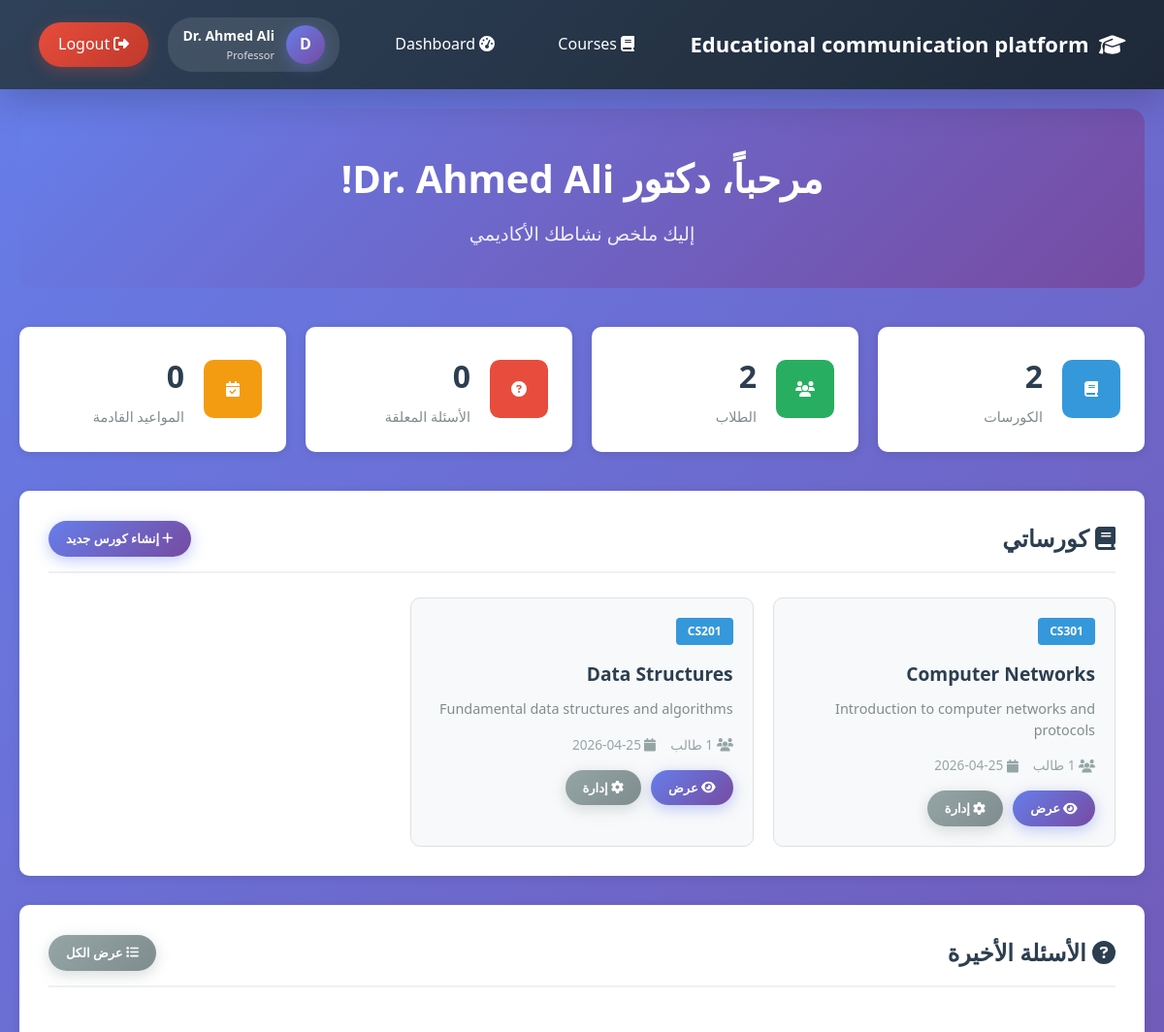
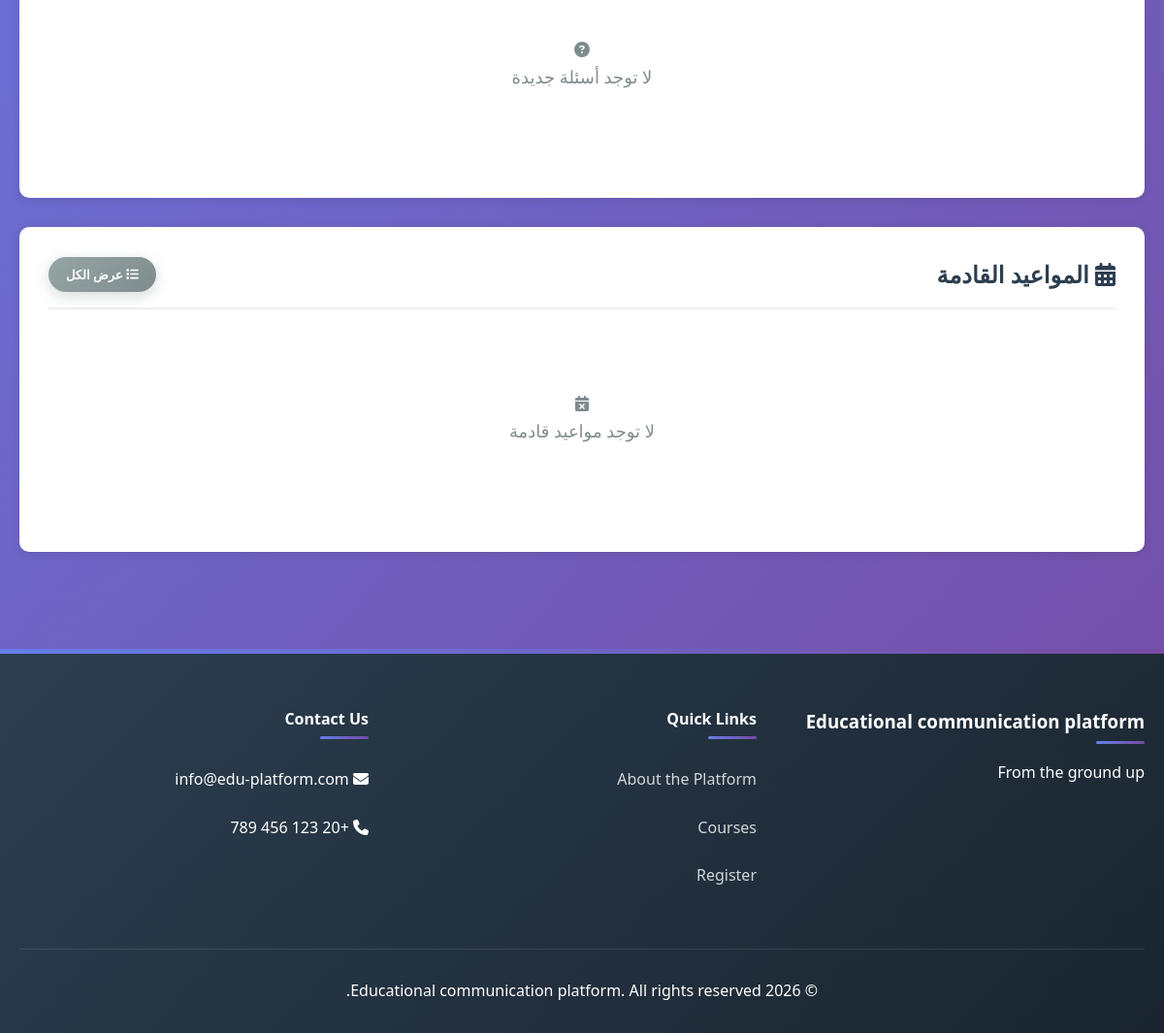
/admin/dashboard.php (signed in), run on the app's committed database (2 pictures, top to bottom).
### tables this page shows
CREATE TABLE courses (
    id INT PRIMARY KEY AUTO_INCREMENT,
    course_name VARCHAR(200) NOT NULL,
    course_code VARCHAR(20) UNIQUE NOT NULL,
    professor_id INT NOT NULL,
    description TEXT,
    created_at TIMESTAMP DEFAULT CURRENT_TIMESTAMP,
    FOREIGN KEY (professor_id) REFERENCES users(id) ON DELETE CASCADE
);

### includes/course_functions.php (called while the page is built, shortened)
<?php
function getCourses($professorId = null, $search = '', $limit = 20, $offset = 0) {
    $pdo = getDB();
    $sql = "SELECT c.*, u.full_name as professor_name
            FROM courses c
            LEFT JOIN users u ON c.professor_id = u.id
            WHERE 1=1";
    $params = [];
    if ($professorId) {
        $sql .= " AND c.professor_id = ?";
        $params[] = $professorId;
    }
    $sql .= " ORDER BY c.created_at DESC LIMIT ? OFFSET ?";
    $params[] = $limit;
    $params[] = $offset;
    $stmt = $pdo->prepare($sql);
    $stmt->execute($params);
    return $stmt->fetchAll();
}
function getCourseStudentCount($courseId) {
    $pdo = getDB();
    $stmt = $pdo->prepare("
        SELECT COUNT(*) as count
        FROM course_enrollments
        WHERE course_id = ? AND status = 'active'
    ");
    $stmt->execute([$courseId]);
    $result = $stmt->fetch();
    return $result['count'];
}

### admin/dashboard.php (the view, shortened to what this page needs)
<?php
require_once __DIR__ . '/../includes/course_functions.php';
require_once __DIR__ . '/../includes/header.php';
$userId = getCurrentUserId();
$professorCourses = getCourses($userId);
?>
<div class="dashboard-container">
    <div class="dashboard-header">
        <h1>مرحباً، دكتور <?php echo htmlspecialchars($_SESSION['full_name']); ?>!</h1>
        <p>إليك ملخص نشاطك الأكاديمي</p>
    </div>
    <div class="stats-grid">
        <div class="stat-card">
            <div class="stat-icon" style="background: #3498db;">
                <i class="fas fa-book"></i>
            </div>
            <div class="stat-info">
                <h3><?php echo count($professorCourses); ?></h3>
                <p>الكورسات</p>
            </div>
        </div>
        <div class="stat-card">
            <div class="stat-icon" style="background: #27ae60;">
                <i class="fas fa-users"></i>
            </div>
            <div class="stat-info">
                <h3>
                    <?php
                    $totalStudents = 0;
                    foreach ($professorCourses as $course) {
                        $totalStudents += getCourseStudentCount($course['id']);
                    }
                    echo $totalStudents;
                    ?>
                </h3>
                <p>الطلاب</p>
            </div>
        </div>
        <div class="stat-card">
            <div class="stat-icon" style="background: #e74c3c;">
                <i class="fas fa-question-circle"></i>
            </div>
            <div class="stat-info">
                <h3>0</h3>
                <p>الأسئلة المعلقة</p>
            </div>
        </div>
        <div class="stat-card">
            <div class="stat-icon" style="background: #f39c12;">
                <i class="fas fa-calendar-check"></i>
            </div>
            <div class="stat-info">
                <h3>0</h3>
                <p>المواعيد القادمة</p>
            </div>
        </div>
    </div>
    <div class="dashboard-content">
        <div class="dashboard-section">
            <div class="section-header">
                <h2><i class="fas fa-book"></i> كورساتي</h2>
                <a href="/courses/create.php" class="btn btn-primary btn-sm">
                    <i class="fas fa-plus"></i> إنشاء كورس جديد
                </a>
            </div>
            <?php if (empty($professorCourses)): ?>
                <div class="empty-state">
                    <i class="fas fa-book-open"></i>
                    <p>لم تنشئ أي كورس بعد</p>
                    <a href="/courses/create.php" class="btn btn-primary">إنشاء كورس جديد</a>
                </div>
            <?php else: ?>
                <div class="courses-grid">
                    <?php foreach ($professorCourses as $course): ?>
                        <div class="course-card">
                            <div class="course-header">
                                <span class="course-code"><?php echo htmlspecialchars($course['course_code']); ?></span>
                            </div>
                            <h3><?php echo htmlspecialchars($course['course_name']); ?></h3>
                            <?php if ($course['description']): ?>
                                <p class="course-description">
                                    <?php echo htmlspecialchars(mb_substr($course['description'], 0, 100)); ?>
                                </p>
                            <?php endif; ?>
                            <div class="course-meta">
                                <span><i class="fas fa-users"></i>
                                    <?php echo getCourseStudentCount($course['id']); ?> طالب
                                </span>
                                <span><i class="fas fa-calendar"></i>
                                    <?php echo date('Y-m-d', strtotime($course['created_at'])); ?>
                                </span>
                            </div>
                            <div class="course-actions">
                                <a href="/courses/view.php?id=<?php echo $course['id']; ?>" class="btn btn-sm btn-primary">
                                    <i class="fas fa-eye"></i> عرض
                                </a>
                                <a href="/courses/manage.php?id=<?php echo $course['id']; ?>" class="btn btn-sm btn-secondary">
                                    <i class="fas fa-cog"></i> إدارة
                                </a>
                            </div>
                        </div>
                    <?php endforeach; ?>
                </div>
            <?php endif; ?>
        </div>
        <div class="dashboard-section">
            <div class="section-header">
                <h2><i class="fas fa-question-circle"></i> الأسئلة الأخيرة</h2>
                <a href="/questions/" class="btn btn-secondary btn-sm">
                    <i class="fas fa-list"></i> عرض الكل
                </a>
            </div>
            <div class="empty-state">
                <i class="fas fa-question-circle"></i>
                <p>لا توجد أسئلة جديدة</p>
            </div>
        </div>
        <div class="dashboard-section">
            <div class="section-header">
                <h2><i class="fas fa-calendar-alt"></i> المواعيد القادمة</h2>
                <a href="/appointments/view.php" class="btn btn-secondary btn-sm">
                    <i class="fas fa-list"></i> عرض الكل
                </a>
            </div>
            <div class="empty-state">
                <i class="fas fa-calendar-times"></i>
                <p>لا توجد مواعيد قادمة</p>
            </div>
        </div>
    </div>
</div>
<?php require_once __DIR__ . '/../includes/footer.php'; ?>

### css/style.css (style rules this page uses)
* { margin: 0; padding: 0; box-sizing: border-box; }
body { font-family: 'Segoe UI', Tahoma, Geneva, Verdana, sans-serif; background: linear-gradient(135deg, #667eea 0%, #764ba2 100%); background-attachment: fixed; background-size: cover; color: #2c3e50; line-height: 1.6; min-height: 100vh; }
.btn { padding: 12px 25px; border: none; border-radius: 50px; cursor: pointer; font-size: 14px; font-weight: 600; text-decoration: none; display: inline-block; transition: all 0.3s cubic-bezier(0.175, 0.885, 0.32, 1.275); position: relative; overflow: hidden; animation: fadeIn 0.6s ease-out; }
.btn::before { content: ''; position: absolute; top: 50%; left: 50%; width: 0; height: 0; border-radius: 50%; background: rgba(255, 255, 255, 0.3); transform: translate(-50%, -50%); transition: width 0.6s, height 0.6s; }
.btn-primary { background: linear-gradient(135deg, #667eea 0%, #764ba2 100%); color: white; box-shadow: 0 4px 15px rgba(102, 126, 234, 0.4); }
.btn-secondary { background: linear-gradient(135deg, #95a5a6 0%, #7f8c8d 100%); color: white; box-shadow: 0 4px 15px rgba(149, 165, 166, 0.4); }
.btn-sm { padding: 8px 18px; font-size: 13px; }
.empty-state { text-align: center; padding: 60px 20px; color: #7f8c8d; }
.empty-state p { font-size: 18px; margin-bottom: 20px; }

### includes/header.php (style rules this page uses)
body { font-family: 'Segoe UI', Tahoma, Geneva, Verdana, sans-serif; background: linear-gradient(135deg, #667eea 0%, #764ba2 100%); background-attachment: fixed; background-size: cover; color: #2c3e50; line-height: 1.6; min-height: 100vh; }

### admin/dashboard.php (style rules this page uses)
.dashboard-container { padding: 20px; max-width: 1400px; margin: 0 auto; }
.dashboard-header { text-align: center; margin-bottom: 40px; padding: 40px 20px; background: linear-gradient(135deg, #667eea 0%, #764ba2 100%); border-radius: 15px; color: white; }
.dashboard-header h1 { font-size: 2.5rem; margin-bottom: 10px; }
.dashboard-header p { font-size: 1.2rem; opacity: 0.9; }
.stats-grid { display: grid; grid-template-columns: repeat(auto-fit, minmax(250px, 1fr)); gap: 20px; margin-bottom: 40px; }
.stat-card { background: white; padding: 25px; border-radius: 10px; box-shadow: 0 2px 10px rgba(0,0,0,0.1); display: flex; align-items: center; gap: 20px; transition: transform 0.3s; }
.stat-icon { width: 60px; height: 60px; border-radius: 10px; display: flex; align-items: center; justify-content: center; color: white; }
.stat-info h3 { font-size: 2rem; margin-bottom: 5px; color: #2c3e50; }
.stat-info p { color: #7f8c8d; font-size: 0.9rem; }
.dashboard-content { display: grid; gap: 30px; }
.dashboard-section { background: white; padding: 30px; border-radius: 10px; box-shadow: 0 2px 10px rgba(0,0,0,0.1); }
.section-header { display: flex; justify-content: space-between; align-items: center; margin-bottom: 25px; padding-bottom: 15px; border-bottom: 2px solid #f0f0f0; }
.section-header h2 { color: #2c3e50; margin: 0; }
.courses-grid { display: grid; grid-template-columns: repeat(auto-fill, minmax(300px, 1fr)); gap: 20px; }
.course-card { background: #f8f9fa; border-radius: 10px; padding: 20px; transition: all 0.3s; border: 1px solid #e0e0e0; }
.course-header { display: flex; justify-content: space-between; align-items: center; margin-bottom: 15px; }
.course-code { background: #3498db; color: white; padding: 4px 12px; border-radius: 4px; font-size: 12px; font-weight: 600; }
.course-card h3 { color: #2c3e50; margin: 10px 0; font-size: 1.2rem; }
.course-description { color: #7f8c8d; font-size: 0.9rem; margin-bottom: 15px; line-height: 1.5; }
.course-meta { display: flex; gap: 15px; margin-bottom: 15px; font-size: 0.85rem; color: #95a5a6; }
.course-actions { display: flex; gap: 10px; }

### data on the page
courses: course_code "CS301", course_name "Computer Networks", description "Introduction to computer networks and protocols", created_at "2026-04-25"
courses: course_code "CS201", course_name "Data Structures", description "Fundamental data structures and algorithms", created_at "2026-04-25"

### other printed values
mb_substr($_SESSION['full_name'] ?? 'M', 0, 1) "D"
$_SESSION['full_name'] "Dr. Ahmed Ali"
count($professorCourses) "2"
$totalStudents "2"
